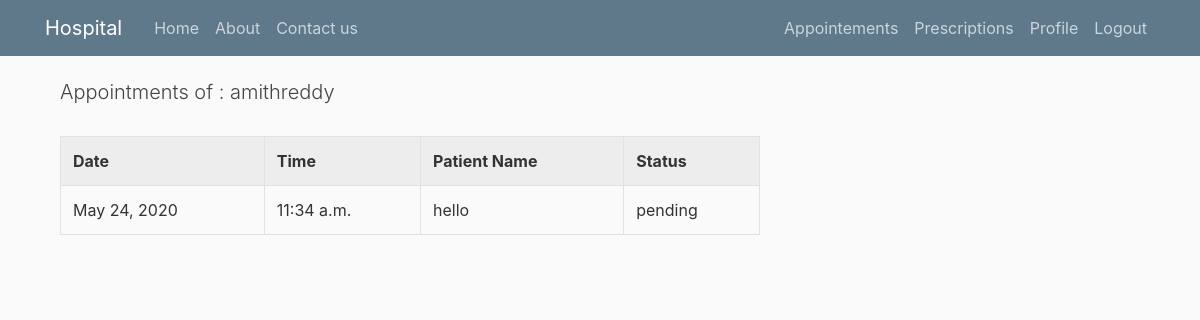
The app's page /accounts/appointments/doctor/ (signed in), older data.
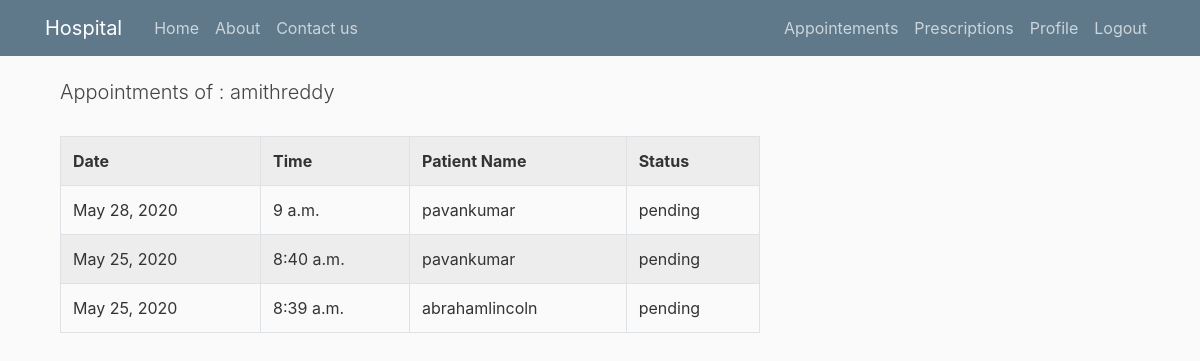
The same page, newer data.
### accounts/models.py (models this page shows, shortened)
class Appointment(models.Model):
    patient_name = models.ForeignKey(User, related_name='patient_name',on_delete = models.CASCADE)
    consulting_doctor = models.ForeignKey(User,related_name='consulting_doctor',on_delete = models.CASCADE)
    status = models.CharField(max_length=15,choices = STATUS)
    date = models.DateField()
    time = models.TimeField()

### accounts/views.py (the view)
# urls.py: path('appointments/<str:type>/',user_views.appointments,name='appointments'),
@login_required
def appointments(request,type):
    if type == 'patient':
        data = Appointment.objects.filter(patient_name = request.user).order_by('-date','-time')
    else :
        data = Appointment.objects.filter(consulting_doctor = request.user).order_by('-date','-time')
    return render(request,'accounts/appointments.html',{'appointments':data,'type':type})

### accounts/templates/accounts/appointments.html
{% extends "accounts/base.html" %}
{% block content %}
    <div class="container">
        {% if appointments %}
        <h2 class="page-header lead">Appointments of : {{user.username}}</h2>
        <br/>
        <table class="table table-striped table-bordered table-hover table-condensed">
            <tr>
                <th>Date</th>
                <th>Time</th>
                {% if type == 'patient' %}
                    <th>Consulting Doctor</th>
                {% else %}
                    <th>Patient Name</th>
                {% endif %}
                <th>Status </th>
            </tr>
              {% if type == 'patient' %}
                {% for appointment in appointments %}
                    <tr>
                        <td>{{appointment.date}}</td>
                        <td>{{appointment.time}}</td>
                        <td>{{appointment.consulting_doctor}}</td>
                        <td>{{appointment.status}} </td>
                    </tr>
                {% endfor %}
              {% else%}
                {% for appointment in appointments %}
                    <tr>
                        <td>{{appointment.date}}</td>
                        <td>{{appointment.time}}</td>
                        <td>{{appointment.patient_name}}</td>
                        <td>{{appointment.status}} </td>
                    </tr>
                {% endfor %}
              {% endif %}
        </table>
        {% else %}
        <h3>There are no appointments Yet!</h3>
        {% endif %}
    </div>
{% endblock content %}

Row changes from the older to the newer data that the page shows:
removed Appointment: date "May 24, 2020", time "11:34 a.m.", patient_name "hello", status "pending"
added Appointment: date "May 28, 2020", time "9 a.m.", patient_name "pavankumar", status "pending"
added Appointment: date "May 25, 2020", time "8:40 a.m.", patient_name "pavankumar", status "pending"
added Appointment: date "May 25, 2020", time "8:39 a.m.", patient_name "abrahamlincoln", status "pending"
